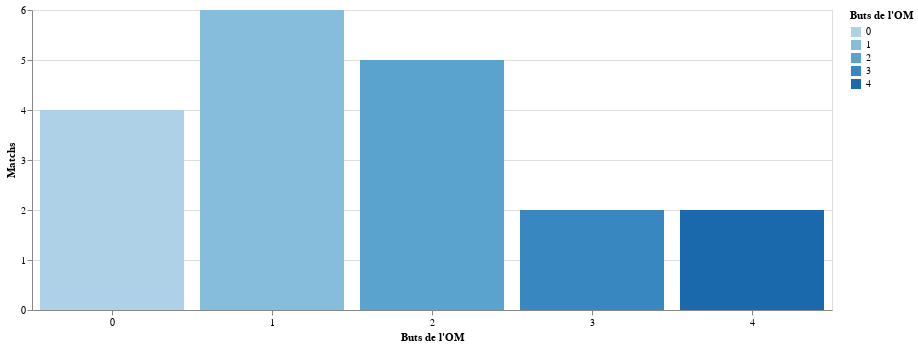

Notebook code cell kept with this figure:
### Code cell
alt.Chart(matchs_saison[["Buts_OM"]]).mark_bar().encode(
    x=alt.X("Buts_OM:O", title="Buts de l'OM", axis=alt.Axis(labelAngle=0)),
    y=alt.Y("count():Q", title='Matchs'),
    color=alt.Color("Buts_OM:O", scale=alt.Scale(scheme='blues'), title='Buts de l\'OM'),
    tooltip=[alt.Tooltip("Buts_OM:O", title="Buts de l'OM"), alt.Tooltip("count():Q", title="Nb Matches")]
).properties(
    width=DEFAULT_WIDTH
)

### Figure 1 — Vega-Lite specification as saved in the notebook (floating-point values rounded to 4 significant figures)
{"config": {"view": {"continuousWidth": 400, "continuousHeight": 300}}, "data": {"name": "data-ab053ff46586ff0db3660d227d0b22fd"}, "mark": "bar", "encoding": {"color": {"field": "Buts_OM", "scale": {"scheme": "blues"}, "title": "Buts de l'OM", "type": "ordinal"}, "tooltip": [{"field": "Buts_OM", "title": "Buts de l'OM", "type": "ordinal"}, {"aggregate": "count", "title": "Nb Matches", "type": "quantitative"}], "x": {"axis": {"labelAngle": 0}, "field": "Buts_OM", "title": "Buts de l'OM", "type": "ordinal"}, "y": {"aggregate": "count", "title": "Matchs", "type": "quantitative"}}, "width": 800, "$schema": "https://vega.github.io/schema/vega-lite/v4.17.0.json", "datasets": {"data-ab053ff46586ff0db3660d227d0b22fd": [{"Buts_OM": 1}, {"Buts_OM": 2}, {"Buts_OM": 3}, {"Buts_OM": 1}, {"Buts_OM": 2}, {"Buts_OM": 4}, {"Buts_OM": 0}, {"Buts_OM": 2}, {"Buts_OM": 0}, {"Buts_OM": 3}, {"Buts_OM": 4}, {"Buts_OM": 1}, {"Buts_OM": 2}, {"Buts_OM": 0}, {"Buts_OM": 1}, {"Buts_OM": 0}, {"Buts_OM": 1}, {"Buts_OM": 2}, {"Buts_OM": 1}]}}
